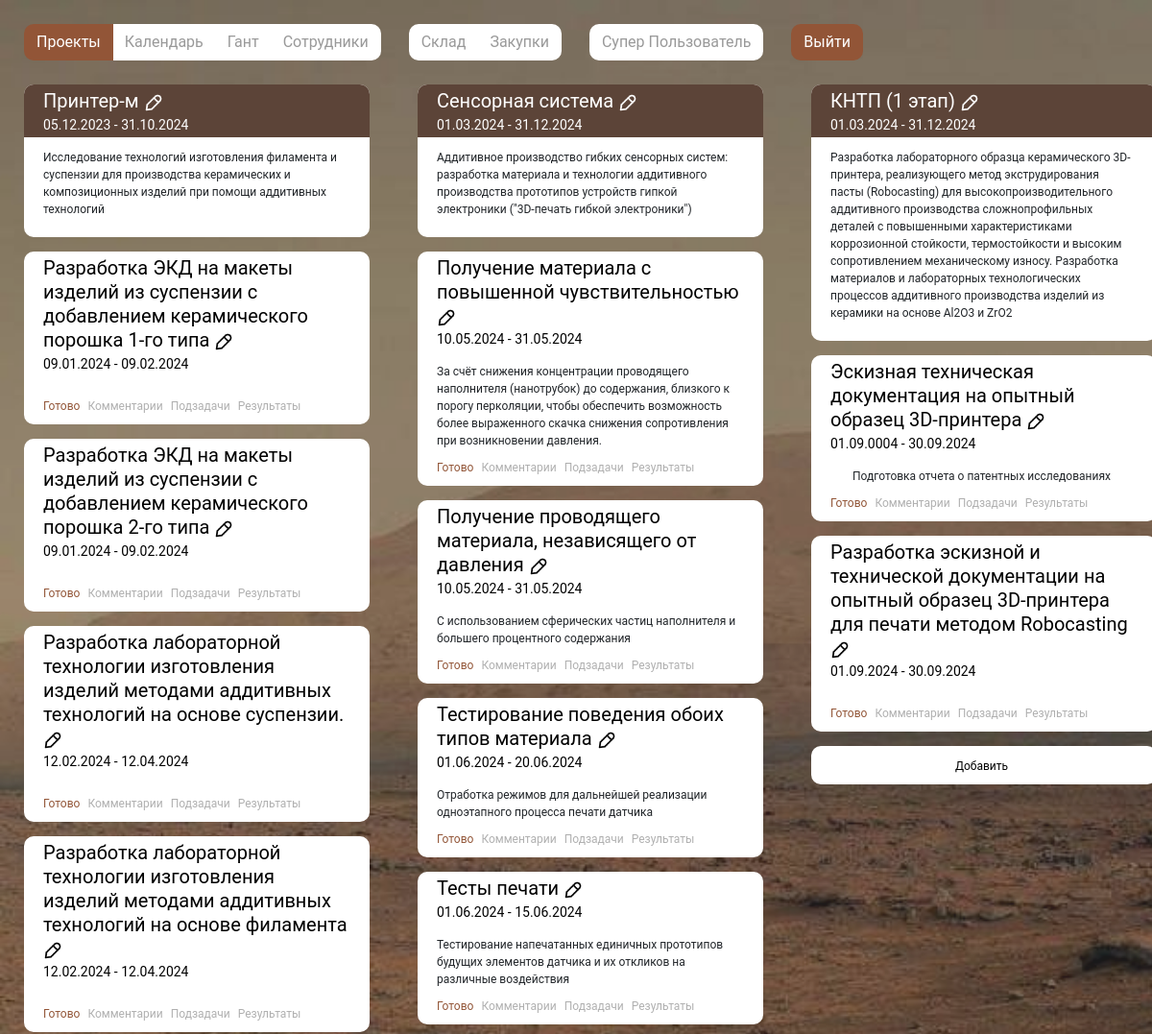
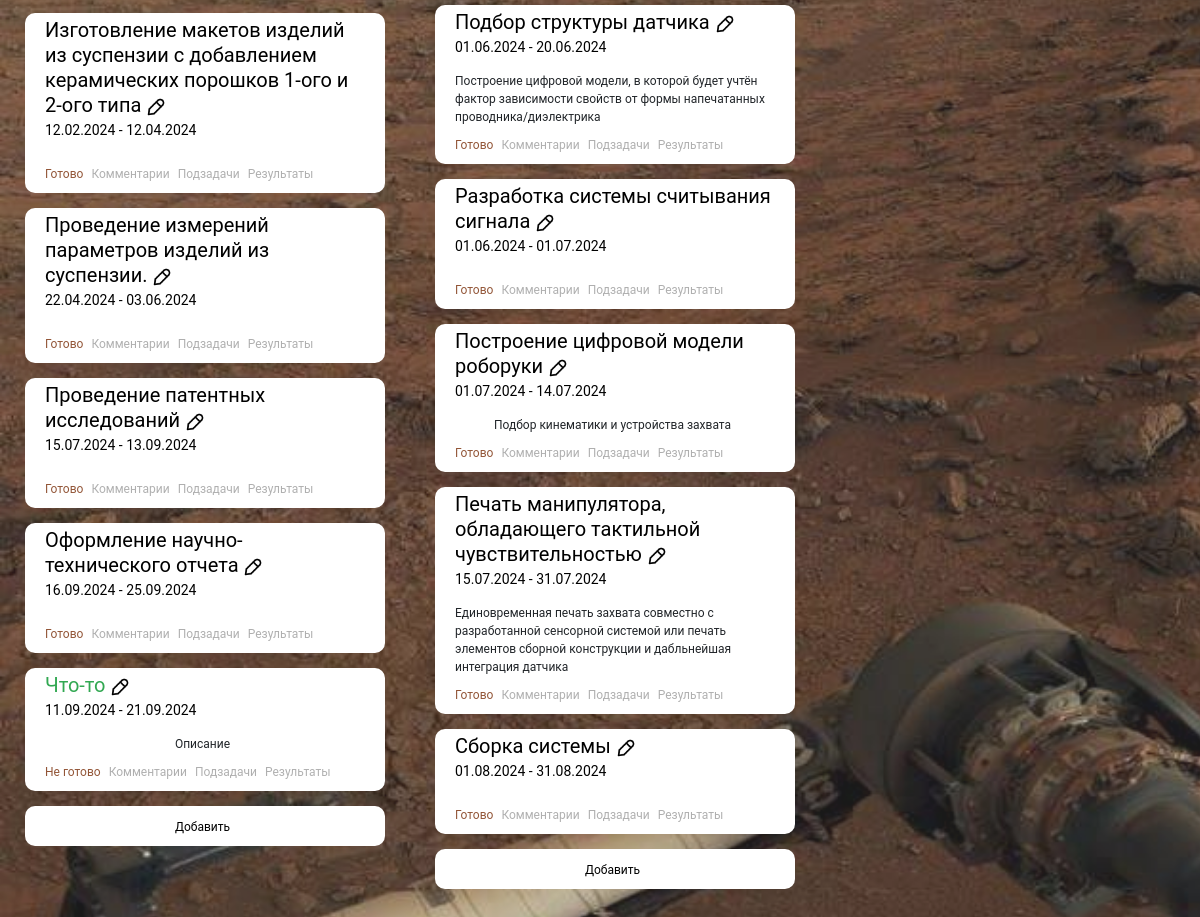
The app's page / (signed in) with its own data (2 pictures, top to bottom).
### crm/models.py (models this page shows, shortened)
class Project(models.Model):
    class Meta:
        db_table = "projects"
        verbose_name = "Проект"
        verbose_name_plural = "Проекты"
    title = models.CharField(verbose_name="Название", max_length=500)
    description = models.TextField(verbose_name="Описание", blank=True)
    date_add = models.DateField(verbose_name="Дата начала")
    deadline = models.DateField(verbose_name="Дата сдачи", blank=True)
    is_done = models.BooleanField(verbose_name="Выполнено")

class Task(models.Model):
    class Meta:
        db_table = "tasks"
        verbose_name = "Задача"
        verbose_name_plural = "Задачи"
    title = models.CharField(verbose_name="Название", max_length=500)
    description = models.TextField(verbose_name="Описание", blank=True)
    date_add = models.DateField(verbose_name="Дата начала")
    deadline = models.DateField(verbose_name="Дата сдачи", blank=True)
    main_project_id = models.ForeignKey(to="Project", on_delete=models.PROTECT)
    is_done = models.BooleanField(verbose_name="Выполнено")
    executors_id = models.ManyToManyField("Empl", blank=True)

### crm/views.py (the view, shortened to what this page needs)
# urls.py: path('', projects, name='projects'),
def projects(request):
    user_info = {
        "AddLab": request.user.groups.filter(name='AddLab').exists() if request.user.is_authenticated else False,
        "CaramLab": request.user.groups.filter(name='Ceramist').exists() if request.user.is_authenticated else False,
        "PurS": request.user.groups.filter(name='purchasing_specialist').exists() if request.user.is_authenticated else False,
    }
    close_subtask_index = int(request.GET.get("close_subtask", -1))
    if close_subtask_index > -1:
        sub_obj = Subtask.objects.get(id=close_subtask_index)
        sub_obj.is_shown = False
        sub_obj.save(update_fields=["is_shown"])
    done_task_index = int(request.GET.get("done_task", -1))
    done_subtask_index = int(request.GET.get("done_subtask", -1))
    print(done_subtask_index)
    nav_state = {"projects": "active",
                 "hant": "",
                 "calendar": "",
                 "employees": "",
                 "warehouse": "",
                 "purchase":  ""
                 }
    p = Project.objects.all()
    t = Task.objects.all()
    s = Subtask.objects.all()
    u = Empl.objects.all()
    c = Comment.objects.all()
    r = Result.objects.all()
    data = {"projects": p,
            "tasks": t,
            "subtasks": s,
            "users": u,
            "comments": c,
            "nav": nav_state,
            "user_info": user_info,
            "results": r,
            }
    return render(request, 'index.html', data)

### templates/index.html (shortened to what this page needs)
{% extends "base.html" %}
{% load static %}
{% block content %}
{% if user_info.AddLab %}
<section class="slider">
  {% for p in projects %} {% if not p.is_done %}
  <div class="slider--content">
    <div class="card">
      <div class="card_title project">
        <div class="text_title">{{p.title}} <a class="card_button" data-toggle="collapse" href="#collapseEditPr{{p.id}}" role="button" aria-expanded="false" aria-controls="collapseExample"><img class="mt-1" src="{% static "img/edit_white.png" %}" width="20" height="20" alt="Редактировать"></a></div>
        <div class="time_title">{{p.date_add | date:"d.m.Y"}} - {{p.deadline | date:"d.m.Y"}}</div>
      </div>
      <div class="card_content">{{p.description}}</div>
    </div>
    {%for t in tasks%} {%if t.main_project_id.id == p.id%} {%if not t.is_done%}
    <div class="card task">
      <div class="card_title task">
        <div class="text_title">{{t.title}} <a class="card_button" data-toggle="collapse" href="#collapseEdit{{t.id}}" role="button" aria-expanded="false" aria-controls="collapseExample"><img class="mt-1" src="{% static "img/edit.png" %}" width="20" height="20" alt="Редактировать"></a></div>
        <div class="time_title">{{t.date_add | date:"d.m.Y"}} - {{t.deadline | date:"d.m.Y"}}</div>
      </div>
      <div class="card_content task">
        {{t.description}}
      </div>
      <div class="card_buttons">
        <a href="{% url "projects" %}?done_task={{t.id}}" class="card_button done">Готово</a>
        <a class="card_button" data-toggle="collapse" href="#collapseComments{{t.id}}" role="button" aria-expanded="false" aria-controls="collapseExample">Комментарии</a>
        <a class="card_button" data-toggle="collapse" href="#collapseExample{{t.id}}" role="button" aria-expanded="false" aria-controls="collapseExample">Подзадачи</a>
        <a class="card_button" data-toggle="collapse" href="#collapseResult{{t.id}}" role="button" aria-expanded="false" aria-controls="collapseExample">Результаты</a>
      </div>
    </div>
    {% endif %} {% endif %} {% endfor %}
    {%for t in tasks%} {%if t.main_project_id.id == p.id%} {%if t.is_done%}
    <div class="card task">
      <div class="card_title task">
        <div class="text_title" style="color: #32a852">{{t.title}} <a class="card_button" data-toggle="collapse" href="#collapseEdit{{t.id}}" role="button" aria-expanded="false" aria-controls="collapseExample"><img class="mt-1" src="{% static "img/edit.png" %}" width="20" height="20" alt="Редактировать"></a></div>
        <div class="time_title">{{t.date_add | date:"d.m.Y"}} - {{t.deadline | date:"d.m.Y"}}</div>
      </div>
      <div class="card_content task">
        {{t.description}}
      </div>
      <div class="card_buttons">
        <a href="{% url "projects" %}?done_task={{t.id}}" class="card_button done">Не готово</a>
        <a class="card_button" data-toggle="collapse" href="#collapseComments{{t.id}}" role="button" aria-expanded="false" aria-controls="collapseExample">Комментарии</a>
        <a class="card_button" data-toggle="collapse" href="#collapseExample{{t.id}}" role="button" aria-expanded="false" aria-controls="collapseExample">Подзадачи</a>
        <a class="card_button" data-toggle="collapse" href="#collapseResult{{t.id}}" role="button" aria-expanded="false" aria-controls="collapseExample">Результаты</a>
      </div>
    </div>
    {% endif %} {% endif %} {% endfor %}
    <div class="card task">
      <div class="card_content task">
        <a class="card-link" data-toggle="collapse" href="#collapseAddPr{{p.id}}" role="button" aria-expanded="false" aria-controls="collapseExample" style="text-align: left; margin-top: 5px;">
          Добавить
        </a>
      </div>
    </div>
  </div>
  {% endif %} {% endfor %}
</section>
{% endif %}
{% endblock content %}

### templates/base.html (shortened to what this page needs)
{% load static %}
<html>
<head>
  <link
      rel="stylesheet"
      href="https://cdn.jsdelivr.net/npm/bootstrap@4.6.2/dist/css/bootstrap.min.css"
    />
    <link rel="stylesheet" href="{% static "css/main.css" %}">
</head>
<body>
  {% include "inc/_nav.html" %}
  {% if user.is_authenticated %}
  {% block content %}{% endblock %}
  {% else %}
  {% block auth_content %}{% endblock %}
  {% endif %}
</body>
</html>

### templates/inc/_nav.html (shortened to what this page needs)
<div class="container mt-0 mr-0 ml-0" style="padding: 0">
  {% if user_info.AddLab %}
  <div class="btn-group" role="group" aria-label="Basic example">
    <a href="{% url "projects" %}" type="button" class="btn btn-custom {{nav.projects}}">Проекты</a>
    <a href="{% url "calendar" %}" type="button" class="btn btn-custom {{nav.calendar}}">Календарь</a>
    <a href="{% url "gantt" %}" type="button" class="btn btn-custom {{nav.hant}}">Гант</a>
    <a href="{% url "staff" %}" type="button" class="btn btn-custom {{nav.employees}}">Сотрудники</a>
  </div>
  <div class="btn-group" role="group" aria-label="Basic example">
    <a href="{% url "warehouse" %}" type="button" class="btn btn-custom {{nav.warehouse}}">Склад</a>
    <a href="{% url "purchase" %}" type="button" class="btn btn-custom {{nav.purchase}}">Закупки</a>
  </div>
  {% endif %}
  {% if user.is_authenticated %}
  <div class="btn-group" role="group" aria-label="Basic example">
  <a class="btn btn-custom">{{ user.first_name }} {{ user.last_name }} </a>
  </div>
  {% endif %}
  <div class="btn-group" role="group" aria-label="Basic example">
  {% if user.is_authenticated %}
  <form method="post" action="{% url 'logout' %}">
    <button type="submit" class="btn btn-custom active">Выйти</button>
  </form>
  {% else %}
  <form method="post" action="{% url 'login' %}">
    {% csrf_token %}
    <button type="submit" class="btn btn-custom active">Войти</button>
  </form>
  {% endif %}
</div>

### add_crm/static/css/main.css (style rules this page uses)
* { box-sizing: border-box; font-family: 'Roboto', sans-serif; list-style: none; margin: 0; outline: none; padding: 0; }
body { margin: 0; padding: 0; overflow-y: scroll; }
a { color: #000000; }
.btn-custom { border-radius: 10px; }
.btn-custom.active { background-color: #925537; color: white; }
.btn-custom:not(.active) { background-color: white; color: #50505095; }
.container, .container-md, .container-sm { max-width: 1512px; }
.btn-group { margin-left: 25px; margin-top: 25px; }
.card { position: relative; width: 100%; max-width: 360px; display: flex; padding: 0 0 0 0; flex-direction: column; align-items: center; border-radius: 10px !important; border: 0 !important; background: #FFF; align-self: stretch; margin-right: 50px; }
.card_title { padding-top: 5px; position: relative; display: flex; flex-direction: column; align-items: left; border-radius: 1px; z-index: 100; color: #FFF; width: 100%; line-height: 25px; border-radius: 10px 10px 0 0; }
.card_title.project { background: #5C4438; }
.text_title { text-align: left; font-size: 20px; margin-left: 20px; margin-right: 20px; }
.time_title { font-size: 14px; margin-left: 20px; margin-right: 20px; }
.card_content { margin-top: 12px; margin-right: 25px; margin-left: 20px; margin-bottom: 20px; font-size: 12px; z-index: 100; }
.slider { min-height: 268px; }
.slider { display: flex }
.slider { overflow-x: auto; }
.slider--content { margin: 25px; min-width: 360px; min-height: 268px; }
.card.task { position: relative; width: 100%; max-width: 360px; display: flex; padding: 0 0 0 0; flex-direction: column; align-items: center; border-radius: 10px !important; border: 0 !important; background: #FFF; align-self: stretch; margin-right: 50px; margin-top: 15px; }
.card_title.task { color: #000; }
.card_buttons { display: flex; margin-bottom: 10px; gap: 8px; margin-left: 20px; align-self: start; }
.card_content.task { margin-bottom: 10px; }
a.card_button { color: #00000050 !important; font-size: 12px; }
a.card_button.done { color: #925537 !important; }
.containereg:before, .container:after { content: ""; display: block; clear: both; }
:root { --white: #fff; --divider: lightgrey; --body: #f5f7f8; }

### records on screen
Project: title "Принтер-м", is_done False (drawn), date_add "05.12.2023", deadline "31.10.2024", description "Исследование технологий изготовления филамента и суспензии для производства керамических и композиционных изделий при помощи аддитивных технологий"
Task: title "Разработка ЭКД на макеты изделий из суспензии с добавлением керамического порошка 1-го типа", date_add "09.01.2024", deadline "09.02.2024"
Task: title "Разработка ЭКД на макеты изделий из суспензии с добавлением керамического порошка 2-го типа", date_add "09.01.2024", deadline "09.02.2024"
Task: title "Разработка лабораторной технологии изготовления изделий методами аддитивных технологий на основе суспензии.", date_add "12.02.2024", deadline "12.04.2024"
Task: title "Разработка лабораторной технологии изготовления изделий методами аддитивных технологий на основе филамента", date_add "12.02.2024", deadline "12.04.2024"
Task: title "Изготовление макетов изделий из суспензии с добавлением керамических порошков 1-ого и 2-ого типа", date_add "12.02.2024", deadline "12.04.2024"
Task: title "Проведение измерений параметров изделий из суспензии.", date_add "22.04.2024", deadline "03.06.2024"
Task: title "Проведение патентных исследований", date_add "15.07.2024", deadline "13.09.2024"
Task: title "Оформление научно-технического отчета", date_add "16.09.2024", deadline "25.09.2024"
Task: title "Что-то", date_add "11.09.2024", deadline "21.09.2024", description "Описание"
Project: title "Сенсорная система", is_done False (drawn), date_add "01.03.2024", deadline "31.12.2024", description "Аддитивное производство гибких сенсорных систем: разработка материала и технологии аддитивного производства прототипов устройств гипкой электроники (\"3D-печать гибкой электроники\")"
Task: title "Получение материала с повышенной чувствительностью", date_add "10.05.2024", deadline "31.05.2024", description "За счёт снижения концентрации проводящего наполнителя (нанотрубок) до содержания, близкого к порогу перколяции, чтобы обеспечить возможность более выраженного скачка снижения сопротивления при возникновении давления."
Task: title "Получение проводящего материала, независящего от давления", date_add "10.05.2024", deadline "31.05.2024", description "С использованием сферических частиц наполнителя и большего процентного содержания"
Task: title "Тестирование поведения обоих типов материала", date_add "01.06.2024", deadline "20.06.2024", description "Отработка режимов для дальнейшей реализации одноэтапного процесса печати датчика"
Task: title "Тесты печати", date_add "01.06.2024", deadline "15.06.2024", description "Тестирование напечатанных единичных прототипов будущих элементов датчика и их откликов на различные воздействия"
Task: title "Подбор структуры датчика", date_add "01.06.2024", deadline "20.06.2024", description "Построение цифровой модели, в которой будет учтён фактор зависимости свойств от формы напечатанных проводника/диэлектрика"
Task: title "Разработка системы считывания сигнала", date_add "01.06.2024", deadline "01.07.2024"
Task: title "Построение цифровой модели роборуки", date_add "01.07.2024", deadline "14.07.2024", description "Подбор кинематики и устройства захвата"
Task: title "Печать манипулятора, обладающего тактильной чувствительностью", date_add "15.07.2024", deadline "31.07.2024", description "Единовременная печать захвата совместно с разработанной сенсорной системой или печать элементов сборной конструкции и дабльнейшая интеграция датчика"
Task: title "Сборка системы", date_add "01.08.2024", deadline "31.08.2024"
Project: title "КНТП (1 этап)", is_done False (drawn), date_add "01.03.2024", deadline "31.12.2024", description "Разработка лабораторного образца керамического 3D-принтера, реализующего метод экструдирования пасты (Robocasting) для высокопроизводительного аддитивного производства сложнопрофильных деталей с повышенными характеристиками коррозионной стойкости, термостойкости и высоким сопротивлением механическому износу. Разработка материалов и лабораторных технологических процессов аддитивного производства изделий из керамики на основе Al2O3 и ZrO2"
Task: title "Эскизная техническая документация на опытный образец 3D-принтера", date_add "01.09.0004", deadline "30.09.2024", description "Подготовка отчета о патентных исследованиях"
Task: title "Разработка эскизной и технической документации на опытный образец 3D-принтера для печати методом Robocasting", date_add "01.09.2024", deadline "30.09.2024"

### other values on screen
{{ user.first_name }} "Супер"
{{ user.last_name }} "Пользователь"
